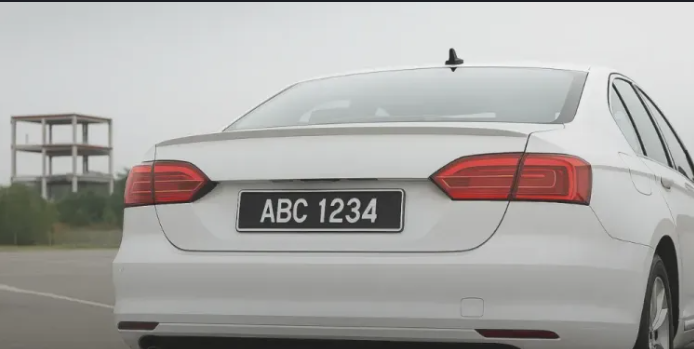
#> input picture sampleData/Back.png, 694 x 349 px
$ python -i detection.py   (imports and definitions only)   (older library calls are emulated)
#> lines starting #> are read from the running program, lines starting #| are printed output that depends on the picture; after the words box and inside, x2 and y2 are one past the last pixel; in counts of white or black regions, pixels touching at a corner belong together
import cv2
import numpy as np
from typing import List, Tuple

# [134 lines left out: functions analyze_color_characteristics, analyze_texture_characteristics, match_plate_template, not called in this run]

def find_plate_candidates_from_binary(binary_image: np.ndarray, original_image: np.ndarray = None) -> List[Tuple[int, int, int, int, float]]:
    """Enhanced helper function to find candidates from binary image with smart filtering"""
    contours, _ = cv2.findContours(binary_image, cv2.RETR_EXTERNAL, cv2.CHAIN_APPROX_SIMPLE)

    if not contours:
        return []

    candidates = []
    img_area = binary_image.shape[0] * binary_image.shape[1]

    for contour in contours:
        area = cv2.contourArea(contour)
        x, y, w, h = cv2.boundingRect(contour)

        if h == 0 or w == 0:
            continue

        # Improved filtering approach with percentage-based sizing
        aspect_ratio = w / float(h)
        area_ratio = (w * h) / img_area

        # 1. FIXED: Much more lenient aspect ratio check (includes ALL valid plates)
        valid_single_line = 1.8 <= aspect_ratio <= 6.0    # Standard car plates (EXPANDED)
        valid_two_line = 0.7 <= aspect_ratio <= 3.0       # 2-line plates (EXPANDED)
        valid_square_2line = 0.5 <= aspect_ratio <= 1.5   # Square plates (EXPANDED)
        valid_motorcycle = 1.0 <= aspect_ratio <= 2.8     # Motorcycles (EXPANDED)
        valid_wide_plates = 2.8 <= aspect_ratio <= 4.0    # Wide plates (EXPANDED)
        valid_very_wide = 4.0 <= aspect_ratio <= 7.0      # Very wide plates (NEW)
        valid_aspect = valid_single_line or valid_two_line or valid_square_2line or valid_motorcycle or valid_wide_plates or valid_very_wide

        # 2. FIXED: Balanced size check (works for both cars and motorcycles)
        valid_size = 0.00001 <= area_ratio <= 0.20  # VERY LENIENT for all plate types

        # 3. FIXED: More reasonable minimum dimensions (not too restrictive)
        valid_dimensions = w > 12 and h > 4  # REDUCED further to catch more plates

        # 4. FIXED: More lenient maximum dimensions
        max_w = binary_image.shape[1] * 0.8  # Max 80% of image width (INCREASED)
        max_h = binary_image.shape[0] * 0.6  # Max 60% of image height (INCREASED)
        valid_max_dimensions = w <= max_w and h <= max_h

        if not (valid_aspect and valid_size and valid_dimensions and valid_max_dimensions):
            continue

        # 5. Rectangularity and shape quality checks
        extent = area / (w * h) if (w * h) > 0 else 0
        hull = cv2.convexHull(contour)
        hull_area = cv2.contourArea(hull)
        solidity = area / hull_area if hull_area > 0 else 0

        # Check if contour is approximately rectangular
        perimeter = cv2.arcLength(contour, True)
        if perimeter == 0:
            continue
        circularity = 4 * np.pi * area / (perimeter * perimeter)

        # Approximate contour to check for rectangular shape
        epsilon = 0.02 * perimeter
        approx = cv2.approxPolyDP(contour, epsilon, True)

        # Filter for license plate shape characteristics (FIXED: More lenient)
        is_rectangular = len(approx) >= 3 and len(approx) <= 12  # VERY flexible for all plate types
        good_circularity = 0.02 <= circularity <= 0.98  # VERY RELAXED for all detections
        good_extent = extent > 0.20  # VERY RELAXED for all plate types
        good_solidity = solidity > 0.4   # VERY RELAXED for all conditions

        if not (good_extent and good_solidity and is_rectangular and good_circularity):
            continue

        # 6. SMART FILTERING: Progressive multi-stage validation
        confidence_score = 0.0

        if original_image is not None:
            # Extract regions for analysis
            roi_gray = binary_image[y:y+h, x:x+w] if len(binary_image.shape) == 2 else cv2.cvtColor(binary_image[y:y+h, x:x+w], cv2.COLOR_RGB2GRAY)
            roi_color = original_image[y:y+h, x:x+w] if len(original_image.shape) == 3 else cv2.cvtColor(original_image[y:y+h, x:x+w], cv2.COLOR_GRAY2RGB)

            # Stage 1: Color Analysis
            is_color_match, color_confidence = analyze_color_characteristics(roi_color)
            confidence_score += color_confidence * 0.3

            # Stage 2: Texture Analysis
            is_texture_match, texture_confidence = analyze_texture_characteristics(roi_gray)
            confidence_score += texture_confidence * 0.3

            # Stage 3: Template Matching
            is_template_match, template_confidence = match_plate_template(roi_gray)
            confidence_score += template_confidence * 0.4

            # Progressive filtering: Only reject if ALL methods fail
            total_matches = sum([is_color_match, is_texture_match, is_template_match])

            # Reject only if confidence is very low AND no method matches
            if confidence_score < 0.1 and total_matches == 0:
                continue  # Reject obvious non-plates

            # Boost area score based on confidence
            area = area * (1.0 + confidence_score)  # Confidence boost

        candidates.append((x, y, w, h, area))

    return candidates

def detect_license_plate_regions(image: np.ndarray) -> List[Tuple[int, int, int, int, float]]:
    """
    Detect license plate regions using multiple preprocessing approaches

    Args:
        image: Input grayscale image (NOT binary)

    Returns:
        List of tuples (x, y, w, h, area) for detected plate candidates
    """
    all_candidates = []

    # Method 1: Adaptive thresholding
    try:
        adaptive_thresh = cv2.adaptiveThreshold(image, 255, cv2.ADAPTIVE_THRESH_GAUSSIAN_C, cv2.THRESH_BINARY, 11, 2)
        candidates1 = find_plate_candidates_from_binary(adaptive_thresh, image)
        all_candidates.extend([(c[0], c[1], c[2], c[3], c[4], "adaptive") for c in candidates1])
    except:
        pass

    # Method 2: Dark region detection (license plates are typically dark)
    try:
        # Invert image to find dark regions as white
        inverted = cv2.bitwise_not(image)
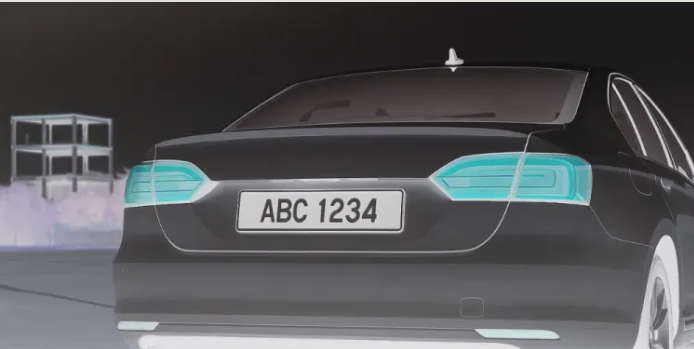
#> inverted: shape (349, 694, 3); mean R, G, B 84.3, 85.8, 88
        _, dark_thresh = cv2.threshold(inverted, 0, 255, cv2.THRESH_BINARY + cv2.THRESH_OTSU)
        candidates2 = find_plate_candidates_from_binary(dark_thresh, image)
        all_candidates.extend([(c[0], c[1], c[2], c[3], c[4], "dark") for c in candidates2])
    except:
        pass

    # Method 2b: Standard Otsu thresholding
    try:
        _, otsu_thresh = cv2.threshold(image, 0, 255, cv2.THRESH_BINARY + cv2.THRESH_OTSU)
        candidates2b = find_plate_candidates_from_binary(otsu_thresh, image)
        all_candidates.extend([(c[0], c[1], c[2], c[3], c[4], "otsu") for c in candidates2b])
    except:
        pass

    # Method 3: Enhanced edge detection for license plates
    try:
        # Use bilateral filter before edge detection to reduce noise but keep edges
        bilateral = cv2.bilateralFilter(image, 11, 17, 17)
        edges = cv2.Canny(bilateral, 30, 100)
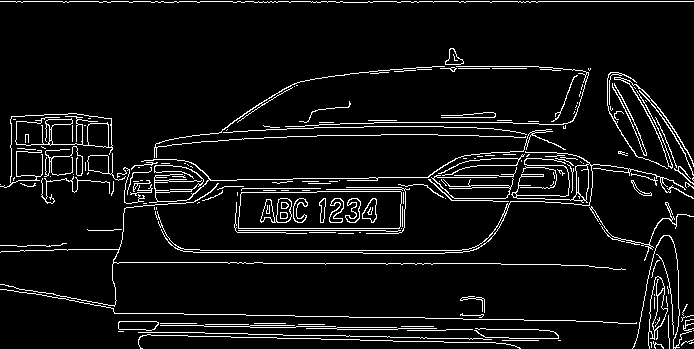
#> edges: shape (349, 694); 6.7% white in thin lines or dots

        # Use wider horizontal kernel to connect license plate characters
        kernel_rect = cv2.getStructuringElement(cv2.MORPH_RECT, (12, 3))  # Wider to connect "AAT" and "40"
        morph = cv2.morphologyEx(edges, cv2.MORPH_CLOSE, kernel_rect)
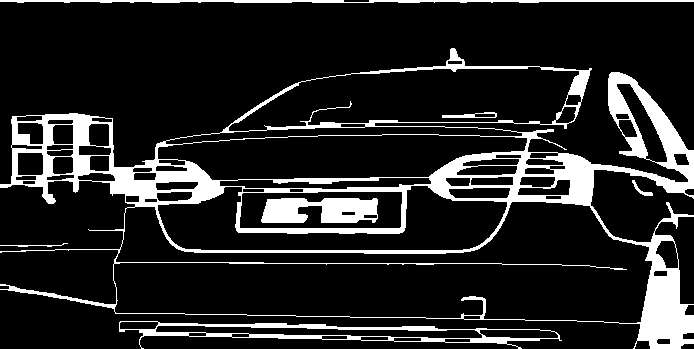
#> morph: shape (349, 694); 14.4% white; 7 white regions, largest, box (x1, y1, x2, y2) and area: (0, 48, 694, 349) 28000, (119, 321, 562, 349) 2752, (261, 198, 378, 223) 2297

        # Additional horizontal dilation to connect characters
        kernel_dilate = cv2.getStructuringElement(cv2.MORPH_RECT, (8, 2))  # Wider horizontal connection
        morph = cv2.dilate(morph, kernel_dilate, iterations=2)
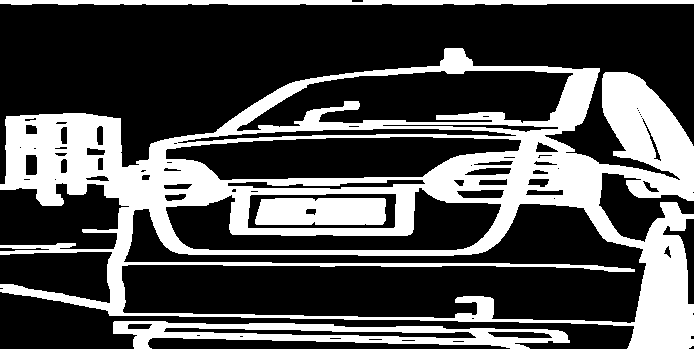
#> morph: shape (349, 694); 30.5% white; 4 white regions

        candidates3 = find_plate_candidates_from_binary(morph, image)
#> in find_plate_candidates_from_binary, `contours, _ = cv2.findContours(binary_image, cv2.RETR_EXTERNAL, cv2.CH..`: contours = 3 contours; box (x1, y1, x2, y2) and area: (0, 48, 694, 349) 137538, (113, 321, 570, 349) 7097, (0, 0, 694, 5) 2470
#> the loop in find_plate_candidates_from_binary, `for contour in contours:` made 3 passes
#> (area, x, y, w, h, aspect_ratio, area_ratio, valid_single_line) on passes 1 to 3: (7097, 113, 321, 457, 28, 16.32, 0.0528, False), (137538, 0, 48, 694, 301, 2.31, 0.862, True), (2470, 0, 0, 694, 5, 138.8, 0.0143, False)
#> after the loop in find_plate_candidates_from_binary, `for contour in contours:`: candidates = []
#> candidates3 = []
        all_candidates.extend([(c[0], c[1], c[2], c[3], c[4], "edge") for c in candidates3])
    except:
        pass

    # Method 4: License plate specific detection (dark regions with high contrast)
    try:
        # Look for regions that are darker than average but have high local contrast
        mean_intensity = np.mean(image)
#> mean_intensity = 169

        # Create mask for dark regions
        dark_mask = image < (mean_intensity * 0.7)
        dark_mask = dark_mask.astype(np.uint8) * 255

        # Apply morphological operations to connect license plate characters
        # Use wider horizontal kernel to connect characters on the same plate
        kernel_connect = cv2.getStructuringElement(cv2.MORPH_RECT, (15, 3))  # Wider to connect characters
        dark_mask = cv2.morphologyEx(dark_mask, cv2.MORPH_CLOSE, kernel_connect)
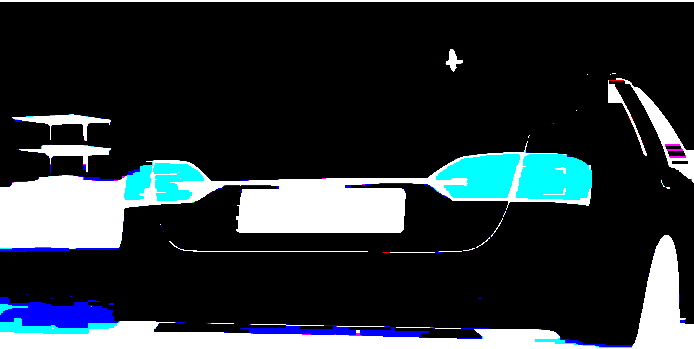
#> dark_mask: shape (349, 694, 3); mean R, G, B 41.2, 50.2, 55.1

        # Clean up noise with smaller kernel
        kernel_clean = cv2.getStructuringElement(cv2.MORPH_RECT, (5, 3))
        dark_mask = cv2.morphologyEx(dark_mask, cv2.MORPH_OPEN, kernel_clean)

        candidates4 = find_plate_candidates_from_binary(dark_mask, image)
        all_candidates.extend([(c[0], c[1], c[2], c[3], c[4], "contrast") for c in candidates4])
    except:
        pass

    # Method 5: Light text on dark background (bus plates)
    try:
        # Look for bright regions (light text) on darker backgrounds
        mean_intensity = np.mean(image)

        # Create mask for bright regions (light text) - more aggressive threshold
        bright_mask = image > (mean_intensity * 1.1)  # Lower threshold to catch more text
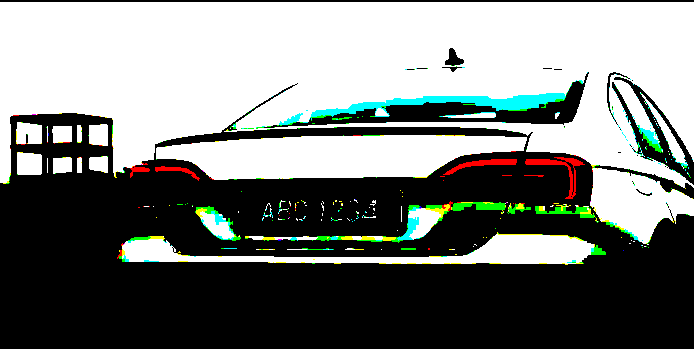
#> bright_mask: shape (349, 694, 3) bool; mean R, G, B 0.474, 0.489, 0.477
        bright_mask = bright_mask.astype(np.uint8) * 255

        # Apply morphological operations to connect light text characters
        kernel_connect = cv2.getStructuringElement(cv2.MORPH_RECT, (25, 6))  # Even wider for bus plates
        bright_mask = cv2.morphologyEx(bright_mask, cv2.MORPH_CLOSE, kernel_connect)
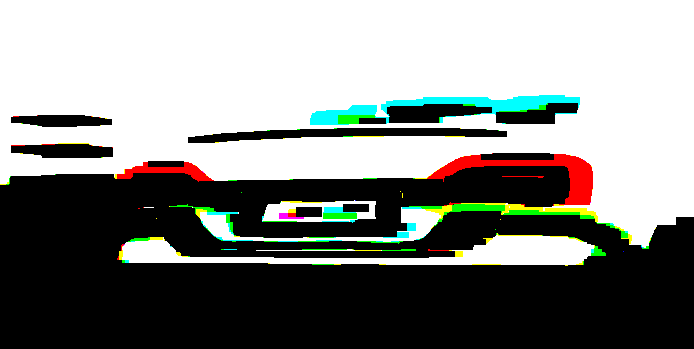
#> bright_mask: shape (349, 694, 3); mean R, G, B 134.4, 136.6, 133

        # Additional dilation to ensure text connection
        kernel_dilate = cv2.getStructuringElement(cv2.MORPH_RECT, (15, 3))
        bright_mask = cv2.dilate(bright_mask, kernel_dilate, iterations=1)

        # Clean up with opening
        kernel_clean = cv2.getStructuringElement(cv2.MORPH_RECT, (10, 5))
        bright_mask = cv2.morphologyEx(bright_mask, cv2.MORPH_OPEN, kernel_clean)
#> (the rest of the program and of its run is left out)
